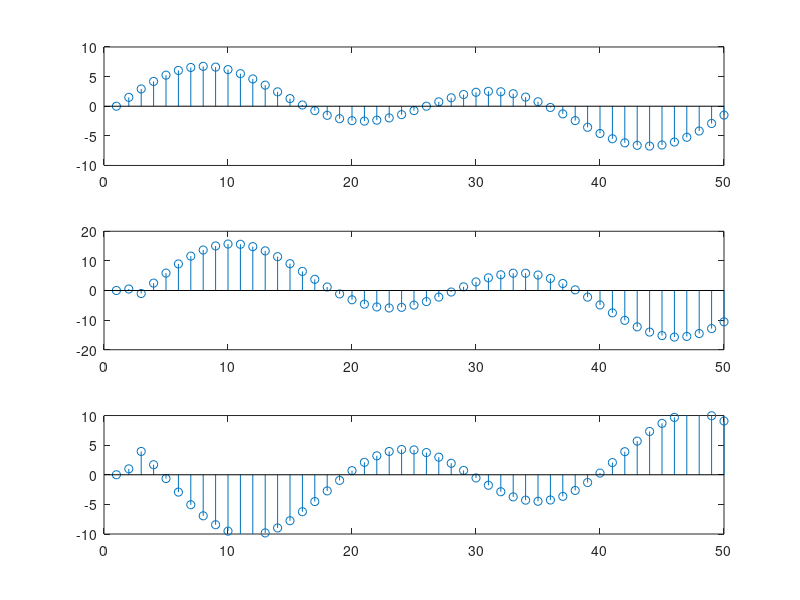

Source code (MATLAB):
clc;
s=50;
n=0:1:(s-1);
b=[0.5 -2 5];
a=[1]
x1=sin(2*pi*0.02*n);
x2=sin(2*pi*0.04*n);
y1=filter(b,a,x1);
y2=filter(b,a,x2);
a=2;b=3;
rhs=a*y1+b*y2;
x3=a*x1+b*x2;
lhs=filter(b,a,x3);

subplot(3,1,1);
stem(lhs);
subplot(3,1,2);
stem(rhs);
subplot(3,1,3);
stem(lhs-rhs)
ylim([-10 10]);